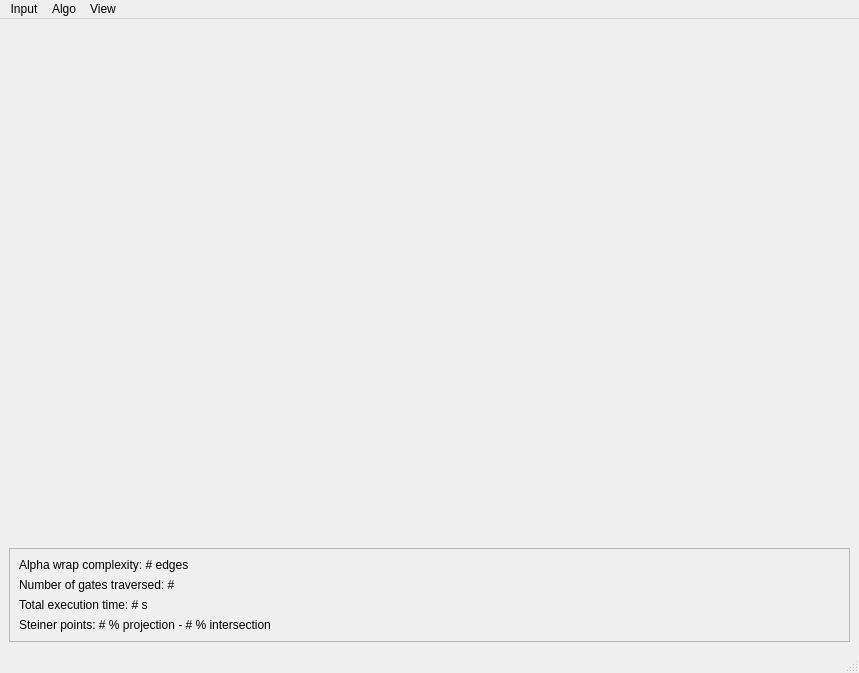
<?xml version="1.0" encoding="UTF-8"?>
<ui version="4.0">
 <author>Cédric Portaneri, Pierre Alliez</author>
 <class>MainWindow</class>
 <widget class="QMainWindow" name="MainWindow">
  <property name="geometry">
   <rect>
    <x>0</x>
    <y>0</y>
    <width>859</width>
    <height>673</height>
   </rect>
  </property>
  <property name="windowTitle">
   <string>CGAL - 2D Alpha Wrap</string>
  </property>
  <widget class="Viewer" name="centralwidget">
   <property name="sizePolicy">
    <sizepolicy hsizetype="Preferred" vsizetype="Preferred">
     <horstretch>0</horstretch>
     <verstretch>0</verstretch>
    </sizepolicy>
   </property>
   <layout class="QVBoxLayout" name="verticalLayout">
    <property name="sizeConstraint">
     <enum>QLayout::SizeConstraint::SetNoConstraint</enum>
    </property>
    <property name="bottomMargin">
     <number>9</number>
    </property>
    <item>
     <widget class="Viewer" name="viewer" native="true">
      <property name="sizePolicy">
       <sizepolicy hsizetype="Preferred" vsizetype="Preferred">
        <horstretch>0</horstretch>
        <verstretch>20</verstretch>
       </sizepolicy>
      </property>
      <property name="minimumSize">
       <size>
        <width>10</width>
        <height>10</height>
       </size>
      </property>
      <property name="locale">
       <locale language="English" country="UnitedStates"/>
      </property>
     </widget>
    </item>
    <item>
     <widget class="QFrame" name="stats">
      <property name="enabled">
       <bool>true</bool>
      </property>
      <property name="sizePolicy">
       <sizepolicy hsizetype="Preferred" vsizetype="Preferred">
        <horstretch>0</horstretch>
        <verstretch>1</verstretch>
       </sizepolicy>
      </property>
      <property name="frameShape">
       <enum>QFrame::Shape::StyledPanel</enum>
      </property>
      <property name="frameShadow">
       <enum>QFrame::Shadow::Raised</enum>
      </property>
      <layout class="QGridLayout" name="gridLayout_2">
       <item row="0" column="0">
        <widget class="QLabel" name="complexity">
         <property name="text">
          <string>Alpha wrap complexity: # edges</string>
         </property>
        </widget>
       </item>
       <item row="4" column="0">
        <widget class="QLabel" name="steiner">
         <property name="text">
          <string>Steiner points: # % projection - # % intersection</string>
         </property>
        </widget>
       </item>
       <item row="2" column="0">
        <widget class="QLabel" name="gate">
         <property name="text">
          <string>Number of gates traversed: #</string>
         </property>
        </widget>
       </item>
       <item row="3" column="0">
        <widget class="QLabel" name="time">
         <property name="text">
          <string>Total execution time: # s</string>
         </property>
        </widget>
       </item>
      </layout>
     </widget>
    </item>
   </layout>
  </widget>
  <widget class="QStatusBar" name="statusbar"/>
  <widget class="QMenuBar" name="menubar">
   <property name="geometry">
    <rect>
     <x>0</x>
     <y>0</y>
     <width>859</width>
     <height>24</height>
    </rect>
   </property>
   <widget class="QMenu" name="menuInput">
    <property name="title">
     <string>Input</string>
    </property>
    <addaction name="actionLoad"/>
    <addaction name="actionSaveInput"/>
    <addaction name="actionClear"/>
    <addaction name="separator"/>
    <addaction name="actionScreenshot"/>
    <addaction name="actionScreenshotSettings"/>
   </widget>
   <widget class="QMenu" name="menuAlgo">
    <property name="title">
     <string>Algo</string>
    </property>
    <addaction name="actionExplodeInput"/>
    <addaction name="actionSmoothInput"/>
    <addaction name="actionAlphaWrap"/>
    <addaction name="actionNextStep"/>
    <addaction name="actionNext10Steps"/>
    <addaction name="actionTerminate"/>
   </widget>
   <widget class="QMenu" name="menuView">
    <property name="title">
     <string>View</string>
    </property>
    <addaction name="actionViewInsideOutside"/>
    <addaction name="actionViewTriangulationEdge"/>
    <addaction name="actionViewVoronoiDiagram"/>
    <addaction name="actionViewEmptyCircles"/>
    <addaction name="actionViewSteinerPoint"/>
    <addaction name="actionViewNextGate"/>
    <addaction name="actionViewNextGateEmptyCircle"/>
    <addaction name="actionViewInput"/>
    <addaction name="actionViewAlphaWrap"/>
    <addaction name="actionViewStats"/>
   </widget>
   <addaction name="menuInput"/>
   <addaction name="menuAlgo"/>
   <addaction name="menuView"/>
  </widget>
  <action name="actionQuit">
   <property name="text">
    <string>Quit</string>
   </property>
   <property name="shortcut">
    <string>Ctrl+Q</string>
   </property>
  </action>
  <action name="actionClear">
   <property name="text">
    <string>Clear</string>
   </property>
   <property name="statusTip">
    <string>Clear</string>
   </property>
   <property name="shortcut">
    <string>Space</string>
   </property>
  </action>
  <action name="actionLoad">
   <property name="text">
    <string>Load...</string>
   </property>
   <property name="statusTip">
    <string>Load PSLG</string>
   </property>
   <property name="shortcut">
    <string>Ctrl+O</string>
   </property>
  </action>
  <action name="actionAlphaWrap">
   <property name="enabled">
    <bool>true</bool>
   </property>
   <property name="text">
    <string>Alpha Wrap</string>
   </property>
   <property name="shortcut">
    <string>Return</string>
   </property>
  </action>
  <action name="actionNextStep">
   <property name="enabled">
    <bool>false</bool>
   </property>
   <property name="text">
    <string>Next Step (J)</string>
   </property>
   <property name="shortcut">
    <string>J</string>
   </property>
  </action>
  <action name="actionNext10Steps">
   <property name="enabled">
    <bool>false</bool>
   </property>
   <property name="text">
    <string>Next 10 Steps (K)</string>
   </property>
   <property name="shortcut">
    <string>K</string>
   </property>
  </action>
  <action name="actionTerminate">
   <property name="enabled">
    <bool>false</bool>
   </property>
   <property name="text">
    <string>Terminate (L)</string>
   </property>
   <property name="shortcut">
    <string>L</string>
   </property>
  </action>
  <action name="actionExplodeInput">
   <property name="enabled">
    <bool>true</bool>
   </property>
   <property name="text">
    <string>Explode Input</string>
   </property>
   <property name="shortcut">
    <string>E</string>
   </property>
  </action>
  <action name="actionViewInsideOutside">
   <property name="checkable">
    <bool>true</bool>
   </property>
   <property name="checked">
    <bool>true</bool>
   </property>
   <property name="text">
    <string>View Inside/Outside</string>
   </property>
   <property name="shortcut">
    <string>T</string>
   </property>
  </action>
  <action name="actionViewVoronoiDiagram">
   <property name="checkable">
    <bool>true</bool>
   </property>
   <property name="checked">
    <bool>true</bool>
   </property>
   <property name="text">
    <string>View Voronoi Diagram</string>
   </property>
   <property name="shortcut">
    <string>Y</string>
   </property>
  </action>
  <action name="actionViewInput">
   <property name="checkable">
    <bool>true</bool>
   </property>
   <property name="checked">
    <bool>true</bool>
   </property>
   <property name="text">
    <string>View Input</string>
   </property>
   <property name="shortcut">
    <string>I</string>
   </property>
  </action>
  <action name="actionViewAlphaWrap">
   <property name="checkable">
    <bool>true</bool>
   </property>
   <property name="checked">
    <bool>true</bool>
   </property>
   <property name="text">
    <string>View Alpha Wrap</string>
   </property>
   <property name="shortcut">
    <string>O</string>
   </property>
  </action>
  <action name="actionScreenshot">
   <property name="text">
    <string>Screenshot</string>
   </property>
   <property name="shortcut">
    <string>S</string>
   </property>
  </action>
  <action name="actionScreenshotSettings">
   <property name="text">
    <string>Screenshot Settings</string>
   </property>
  </action>
  <action name="actionViewSteinerPoint">
   <property name="checkable">
    <bool>true</bool>
   </property>
   <property name="checked">
    <bool>true</bool>
   </property>
   <property name="text">
    <string>View Steiner Point</string>
   </property>
   <property name="shortcut">
    <string>P</string>
   </property>
  </action>
  <action name="actionViewNextGate">
   <property name="checkable">
    <bool>true</bool>
   </property>
   <property name="checked">
    <bool>true</bool>
   </property>
   <property name="text">
    <string>View Next Gate</string>
   </property>
   <property name="shortcut">
    <string>U</string>
   </property>
  </action>
  <action name="actionViewStats">
   <property name="checkable">
    <bool>true</bool>
   </property>
   <property name="checked">
    <bool>false</bool>
   </property>
   <property name="enabled">
    <bool>false</bool>
   </property>
   <property name="text">
    <string>View Stats</string>
   </property>
   <property name="shortcut">
    <string>M</string>
   </property>
  </action>
  <action name="actionSmoothInput">
   <property name="enabled">
    <bool>true</bool>
   </property>
   <property name="text">
    <string>Smooth Input</string>
   </property>
   <property name="shortcut">
    <string>Z</string>
   </property>
  </action>
  <action name="actionViewEmptyCircles">
   <property name="checkable">
    <bool>true</bool>
   </property>
   <property name="text">
    <string>View Empty Circles</string>
   </property>
   <property name="shortcut">
    <string>H</string>
   </property>
  </action>
  <action name="actionViewNextGateEmptyCircle">
   <property name="checkable">
    <bool>true</bool>
   </property>
   <property name="text">
    <string>View Next Gate Empty Circle</string>
   </property>
   <property name="shortcut">
    <string>G</string>
   </property>
  </action>
  <action name="actionViewTriangulationEdge">
   <property name="checkable">
    <bool>true</bool>
   </property>
   <property name="checked">
    <bool>true</bool>
   </property>
   <property name="text">
    <string>View Triangulation Edge</string>
   </property>
   <property name="shortcut">
    <string>D</string>
   </property>
  </action>
  <action name="actionSaveInput">
   <property name="text">
    <string>Save Input...</string>
   </property>
   <property name="shortcut">
    <string>Ctrl+S</string>
   </property>
  </action>
 </widget>
 <customwidgets>
  <customwidget>
   <class>Viewer</class>
   <extends>QWidget</extends>
   <header>Viewer.h</header>
   <container>1</container>
  </customwidget>
 </customwidgets>
 <resources/>
 <connections/>
</ui>
